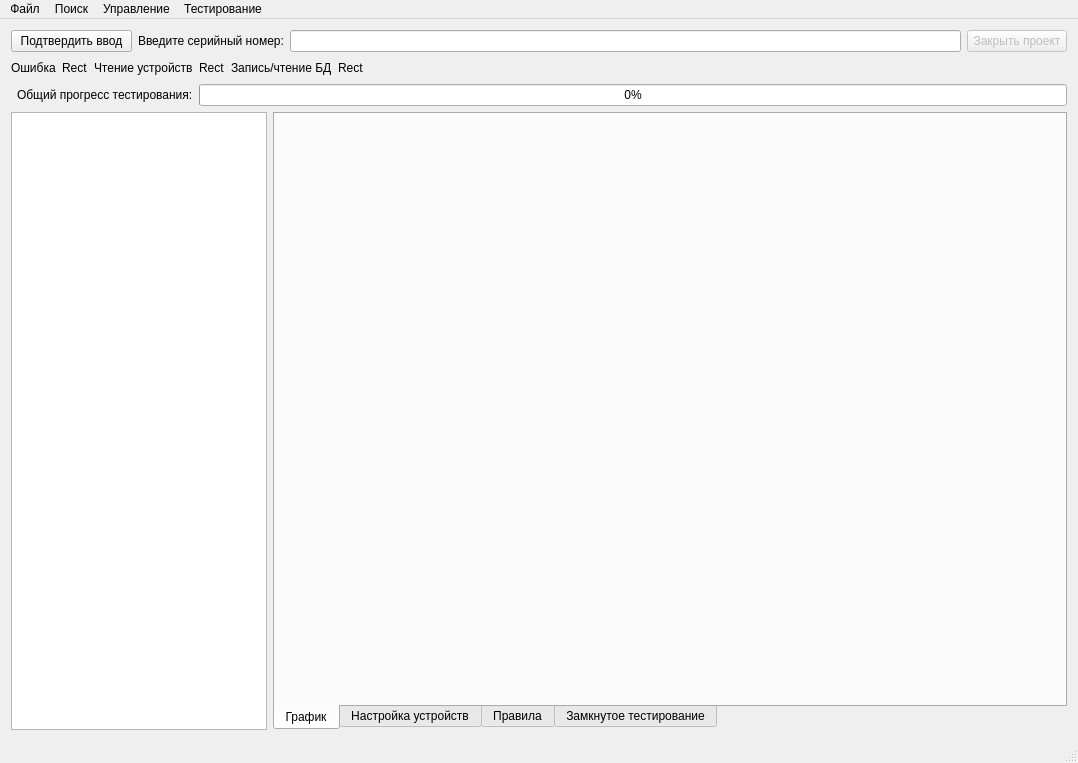
<?xml version="1.0" encoding="UTF-8"?>
<ui version="4.0">
 <class>MainWindow</class>
 <widget class="QMainWindow" name="MainWindow">
  <property name="geometry">
   <rect>
    <x>0</x>
    <y>0</y>
    <width>1078</width>
    <height>763</height>
   </rect>
  </property>
  <property name="sizePolicy">
   <sizepolicy hsizetype="Maximum" vsizetype="Maximum">
    <horstretch>0</horstretch>
    <verstretch>0</verstretch>
   </sizepolicy>
  </property>
  <property name="windowTitle">
   <string>AKS</string>
  </property>
  <widget class="QWidget" name="centralWidget">
   <property name="sizePolicy">
    <sizepolicy hsizetype="Maximum" vsizetype="Maximum">
     <horstretch>0</horstretch>
     <verstretch>0</verstretch>
    </sizepolicy>
   </property>
   <layout class="QVBoxLayout" name="verticalLayout_2">
    <item>
     <layout class="QGridLayout" name="gridLayout">
      <item row="0" column="0">
       <widget class="QPushButton" name="pushButton_5">
        <property name="minimumSize">
         <size>
          <width>121</width>
          <height>0</height>
         </size>
        </property>
        <property name="text">
         <string>Подтвердить ввод</string>
        </property>
       </widget>
      </item>
      <item row="0" column="1">
       <widget class="QLabel" name="label">
        <property name="minimumSize">
         <size>
          <width>131</width>
          <height>0</height>
         </size>
        </property>
        <property name="text">
         <string>Введите серийный номер:</string>
        </property>
       </widget>
      </item>
      <item row="0" column="2">
       <widget class="QLineEdit" name="lineEdit">
        <property name="minimumSize">
         <size>
          <width>291</width>
          <height>0</height>
         </size>
        </property>
       </widget>
      </item>
      <item row="0" column="3">
       <widget class="QPushButton" name="pushButton_4">
        <property name="enabled">
         <bool>false</bool>
        </property>
        <property name="minimumSize">
         <size>
          <width>100</width>
          <height>0</height>
         </size>
        </property>
        <property name="text">
         <string>Закрыть проект</string>
        </property>
       </widget>
      </item>
     </layout>
    </item>
    <item>
     <layout class="QHBoxLayout" name="horizontalLayout_3">
      <item>
       <widget class="QLabel" name="label_3">
        <property name="minimumSize">
         <size>
          <width>41</width>
          <height>0</height>
         </size>
        </property>
        <property name="text">
         <string>Ошибка</string>
        </property>
       </widget>
      </item>
      <item>
       <widget class="QLabel" name="label_6">
        <property name="minimumSize">
         <size>
          <width>16</width>
          <height>16</height>
         </size>
        </property>
        <property name="text">
         <string>Rect</string>
        </property>
       </widget>
      </item>
      <item>
       <widget class="QLabel" name="label_4">
        <property name="minimumSize">
         <size>
          <width>0</width>
          <height>0</height>
         </size>
        </property>
        <property name="text">
         <string>Чтение устройств</string>
        </property>
       </widget>
      </item>
      <item>
       <widget class="QLabel" name="label_7">
        <property name="minimumSize">
         <size>
          <width>16</width>
          <height>16</height>
         </size>
        </property>
        <property name="text">
         <string>Rect</string>
        </property>
       </widget>
      </item>
      <item>
       <widget class="QLabel" name="label_5">
        <property name="minimumSize">
         <size>
          <width>0</width>
          <height>0</height>
         </size>
        </property>
        <property name="text">
         <string>Запись/чтение БД</string>
        </property>
       </widget>
      </item>
      <item>
       <widget class="QLabel" name="label_8">
        <property name="minimumSize">
         <size>
          <width>16</width>
          <height>16</height>
         </size>
        </property>
        <property name="text">
         <string>Rect</string>
        </property>
       </widget>
      </item>
      <item>
       <spacer name="horizontalSpacer">
        <property name="orientation">
         <enum>Qt::Horizontal</enum>
        </property>
        <property name="sizeHint" stdset="0">
         <size>
          <width>40</width>
          <height>20</height>
         </size>
        </property>
       </spacer>
      </item>
     </layout>
    </item>
    <item>
     <layout class="QHBoxLayout" name="horizontalLayout">
      <property name="leftMargin">
       <number>6</number>
      </property>
      <item>
       <widget class="QLabel" name="label_2">
        <property name="text">
         <string>Общий прогресс тестирования:</string>
        </property>
       </widget>
      </item>
      <item>
       <widget class="QProgressBar" name="progressBar">
        <property name="value">
         <number>0</number>
        </property>
       </widget>
      </item>
     </layout>
    </item>
    <item>
     <layout class="QHBoxLayout" name="horizontalLayout_2">
      <item>
       <layout class="QVBoxLayout" name="verticalLayout">
        <item>
         <widget class="QTreeView" name="treeView">
          <property name="enabled">
           <bool>true</bool>
          </property>
          <property name="sizePolicy">
           <sizepolicy hsizetype="Fixed" vsizetype="Expanding">
            <horstretch>0</horstretch>
            <verstretch>0</verstretch>
           </sizepolicy>
          </property>
         </widget>
        </item>
       </layout>
      </item>
      <item>
       <widget class="QTabWidget" name="TabWidget">
        <property name="minimumSize">
         <size>
          <width>451</width>
          <height>281</height>
         </size>
        </property>
        <property name="tabPosition">
         <enum>QTabWidget::South</enum>
        </property>
        <property name="currentIndex">
         <number>0</number>
        </property>
        <widget class="QWidget" name="PlotTab">
         <property name="sizePolicy">
          <sizepolicy hsizetype="Maximum" vsizetype="Maximum">
           <horstretch>0</horstretch>
           <verstretch>0</verstretch>
          </sizepolicy>
         </property>
         <attribute name="title">
          <string>График</string>
         </attribute>
        </widget>
        <widget class="QWidget" name="ProgTab">
         <attribute name="title">
          <string>Настройка устройств</string>
         </attribute>
        </widget>
        <widget class="QWidget" name="RuleTab">
         <property name="sizePolicy">
          <sizepolicy hsizetype="Maximum" vsizetype="Maximum">
           <horstretch>0</horstretch>
           <verstretch>0</verstretch>
          </sizepolicy>
         </property>
         <attribute name="title">
          <string>Правила</string>
         </attribute>
         <widget class="QPlainTextEdit" name="plainTextEdit">
          <property name="geometry">
           <rect>
            <x>10</x>
            <y>10</y>
            <width>431</width>
            <height>421</height>
           </rect>
          </property>
          <property name="lineWrapMode">
           <enum>QPlainTextEdit::NoWrap</enum>
          </property>
          <property name="plainText">
           <string>rule paramMode /название правила
{
 mode(1) &amp; cond(1) /функции предпроверки условий выполнения правил
 {
	
	if (01:ru.00&gt;10); /типа проверяем какой то параметр, если условие true -&gt; execption
	if (01:ru.01&lt;0.1); /типа проверяем какой то параметр, если условие true -&gt; execption
	if (01:ru.01&gt;1 &amp; 01:ru.01&lt;10);

	if (01:ru.01&gt;1 &amp; 01:ru.01&lt;10)	
		GetSred(01:ru.01:time,1000,01:ru.01,&gt;,100);


	if (01:ru.01&gt;1 &amp; 01:ru.01&lt;10)
	{	
		GetSred(01:ru.01:time,1000,01:ru.01,&gt;,100);
		GetSred(01:ru.02:time,1000,02:ru.01,&gt;,100);
	}

		postGetSred(01:ru.01,1,100);
 }
}</string>
          </property>
         </widget>
         <widget class="QPlainTextEdit" name="plainTextEdit_2">
          <property name="geometry">
           <rect>
            <x>450</x>
            <y>10</y>
            <width>321</width>
            <height>421</height>
           </rect>
          </property>
         </widget>
         <widget class="QPushButton" name="pushButton_6">
          <property name="geometry">
           <rect>
            <x>170</x>
            <y>440</y>
            <width>75</width>
            <height>23</height>
           </rect>
          </property>
          <property name="text">
           <string>Parse</string>
          </property>
         </widget>
        </widget>
        <widget class="QWidget" name="TestTab">
         <attribute name="title">
          <string>Замкнутое тестирование</string>
         </attribute>
         <widget class="QPushButton" name="pushButton">
          <property name="geometry">
           <rect>
            <x>10</x>
            <y>10</y>
            <width>191</width>
            <height>23</height>
           </rect>
          </property>
          <property name="text">
           <string>Сгенерировать рандом в очереди</string>
          </property>
         </widget>
         <widget class="QLineEdit" name="lineEdit_2">
          <property name="geometry">
           <rect>
            <x>210</x>
            <y>10</y>
            <width>171</width>
            <height>20</height>
           </rect>
          </property>
          <property name="text">
           <string>1000</string>
          </property>
         </widget>
         <widget class="QPushButton" name="pushButton_2">
          <property name="geometry">
           <rect>
            <x>10</x>
            <y>50</y>
            <width>121</width>
            <height>23</height>
           </rect>
          </property>
          <property name="text">
           <string>Занять очередь 1</string>
          </property>
         </widget>
         <widget class="QPushButton" name="pushButton_3">
          <property name="geometry">
           <rect>
            <x>10</x>
            <y>80</y>
            <width>121</width>
            <height>23</height>
           </rect>
          </property>
          <property name="text">
           <string>Занять очередь 2</string>
          </property>
         </widget>
         <widget class="QCheckBox" name="checkBox">
          <property name="geometry">
           <rect>
            <x>140</x>
            <y>50</y>
            <width>21</width>
            <height>17</height>
           </rect>
          </property>
          <property name="text">
           <string/>
          </property>
         </widget>
         <widget class="QCheckBox" name="checkBox_2">
          <property name="geometry">
           <rect>
            <x>140</x>
            <y>80</y>
            <width>21</width>
            <height>17</height>
           </rect>
          </property>
          <property name="text">
           <string/>
          </property>
         </widget>
         <widget class="QGroupBox" name="groupBox">
          <property name="geometry">
           <rect>
            <x>420</x>
            <y>10</y>
            <width>211</width>
            <height>131</height>
           </rect>
          </property>
          <property name="sizePolicy">
           <sizepolicy hsizetype="Preferred" vsizetype="Preferred">
            <horstretch>0</horstretch>
            <verstretch>0</verstretch>
           </sizepolicy>
          </property>
          <property name="title">
           <string>Состояние БД</string>
          </property>
          <layout class="QVBoxLayout" name="verticalLayout_6">
           <item>
            <widget class="QListWidget" name="listWidget">
             <item>
              <property name="text">
               <string>Запись в очередь БД</string>
              </property>
              <property name="checkState">
               <enum>Unchecked</enum>
              </property>
             </item>
             <item>
              <property name="text">
               <string>Чтение очереди БД</string>
              </property>
              <property name="checkState">
               <enum>Unchecked</enum>
              </property>
             </item>
             <item>
              <property name="text">
               <string>Есть запрос на выборку</string>
              </property>
              <property name="checkState">
               <enum>Unchecked</enum>
              </property>
             </item>
             <item>
              <property name="text">
               <string>Запись в выходную очередь</string>
              </property>
              <property name="checkState">
               <enum>Unchecked</enum>
              </property>
             </item>
             <item>
              <property name="text">
               <string>Чтение выходной очереди</string>
              </property>
              <property name="checkState">
               <enum>Unchecked</enum>
              </property>
             </item>
            </widget>
           </item>
          </layout>
         </widget>
         <widget class="QCheckBox" name="checkBox_3">
          <property name="geometry">
           <rect>
            <x>200</x>
            <y>50</y>
            <width>131</width>
            <height>17</height>
           </rect>
          </property>
          <property name="text">
           <string>Очередь БД не пуста</string>
          </property>
         </widget>
         <widget class="QPushButton" name="pushButton_7">
          <property name="geometry">
           <rect>
            <x>10</x>
            <y>110</y>
            <width>121</width>
            <height>23</height>
           </rect>
          </property>
          <property name="text">
           <string>I/O поток БД</string>
          </property>
         </widget>
         <widget class="QCheckBox" name="checkBox_4">
          <property name="geometry">
           <rect>
            <x>140</x>
            <y>110</y>
            <width>21</width>
            <height>17</height>
           </rect>
          </property>
          <property name="text">
           <string/>
          </property>
         </widget>
         <widget class="QPushButton" name="pushButton_8">
          <property name="geometry">
           <rect>
            <x>10</x>
            <y>140</y>
            <width>121</width>
            <height>23</height>
           </rect>
          </property>
          <property name="text">
           <string>Получить ошибку БД</string>
          </property>
         </widget>
         <widget class="QPushButton" name="pushButton_9">
          <property name="geometry">
           <rect>
            <x>10</x>
            <y>200</y>
            <width>121</width>
            <height>23</height>
           </rect>
          </property>
          <property name="text">
           <string>Запустить тест</string>
          </property>
         </widget>
        </widget>
       </widget>
      </item>
     </layout>
    </item>
   </layout>
  </widget>
  <widget class="QStatusBar" name="statusBar"/>
  <widget class="QMenuBar" name="menuBar">
   <property name="geometry">
    <rect>
     <x>0</x>
     <y>0</y>
     <width>1078</width>
     <height>21</height>
    </rect>
   </property>
   <widget class="QMenu" name="menu">
    <property name="title">
     <string>Файл</string>
    </property>
    <addaction name="action_2"/>
    <addaction name="action"/>
    <addaction name="action_3"/>
   </widget>
   <widget class="QMenu" name="menu_2">
    <property name="title">
     <string>Поиск</string>
    </property>
    <addaction name="action_4"/>
   </widget>
   <widget class="QMenu" name="menu_3">
    <property name="title">
     <string>Управление</string>
    </property>
    <addaction name="action_6"/>
   </widget>
   <widget class="QMenu" name="menu_4">
    <property name="title">
     <string>Тестирование</string>
    </property>
    <addaction name="action_7"/>
    <addaction name="action_8"/>
   </widget>
   <addaction name="menu"/>
   <addaction name="menu_2"/>
   <addaction name="menu_3"/>
   <addaction name="menu_4"/>
  </widget>
  <action name="action">
   <property name="text">
    <string>Открыть проект</string>
   </property>
  </action>
  <action name="action_2">
   <property name="text">
    <string>Создать проект</string>
   </property>
  </action>
  <action name="action_3">
   <property name="text">
    <string>Выход</string>
   </property>
  </action>
  <action name="action_4">
   <property name="text">
    <string>Поиск по серийному номеру</string>
   </property>
  </action>
  <action name="action_start_test">
   <property name="checkable">
    <bool>false</bool>
   </property>
   <property name="text">
    <string>Старт</string>
   </property>
  </action>
  <action name="action_6">
   <property name="text">
    <string>Создать новую сессию</string>
   </property>
  </action>
  <action name="action_7">
   <property name="text">
    <string>Старт</string>
   </property>
  </action>
  <action name="action_8">
   <property name="text">
    <string>Стоп</string>
   </property>
  </action>
 </widget>
 <layoutdefault spacing="6" margin="11"/>
 <resources/>
 <connections/>
</ui>
